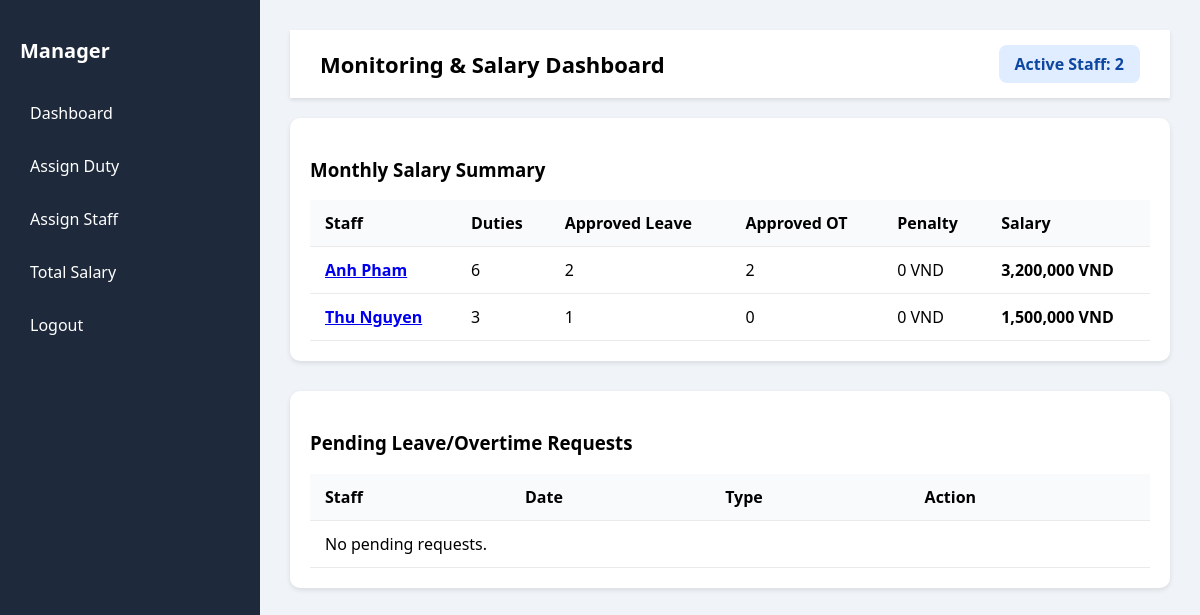
The page /monitor.php (signed in) on the database as committed earlier.
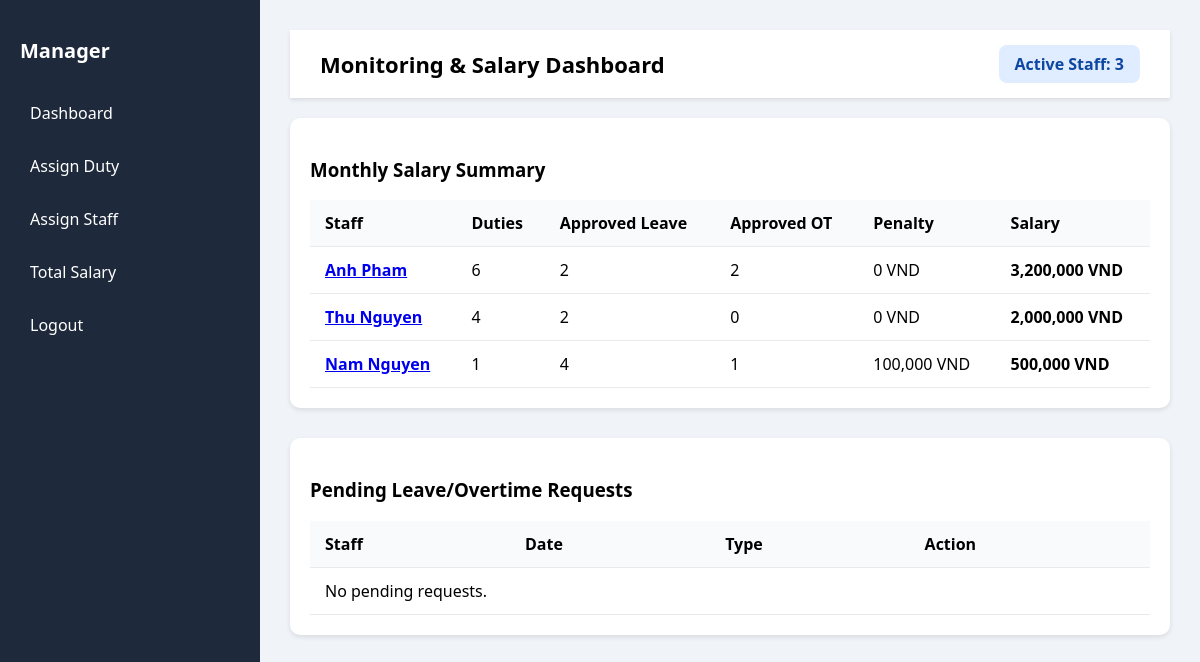
The same page on the database as committed later.
### tables this page shows
CREATE TABLE `security_staff` (
  `id` int(11) NOT NULL,
  `identity_number` varchar(20) DEFAULT NULL,
  `name` varchar(100) DEFAULT NULL,
  `email` varchar(100) DEFAULT NULL,
  `password` varchar(255) DEFAULT NULL,
  `gender` varchar(10) DEFAULT NULL,
  `dob` date DEFAULT NULL,
  `manager_id` int(11) DEFAULT NULL
);

### monitor.php (the view, shortened to what this page needs)
<?php
include 'db.php';
$manager_id = $_SESSION['manager_id'];
$salary_per_duty = 500000;
$overtime_bonus = 100000;
$leave_penalty = 100000;
$max_allowed_leaves = 3;
$month = date('m');
$year = date('Y');
$active_staff = $conn->query("SELECT COUNT(*) AS total FROM security_staff WHERE manager_id = $manager_id")->fetch_assoc()['total'];
?>
<!DOCTYPE html>
<html lang="en">
<head>
</head>
<body>
<div class="dashboard-container">
  <div class="sidebar">
    <h2>Manager</h2>
    <a href="monitor.php">Dashboard</a>
    <a href="create_duty.php">Assign Duty</a>
    <a href="assign_staff.php">Assign Staff</a>
    <a href="total_salary.php">Total Salary</a>
    <a href="logout.php">Logout</a>
  </div>
  <div class="dashboard">
    <div class="topbar">
      Monitoring & Salary Dashboard
      <div class="active-staff">Active Staff: <?= $active_staff ?></div>
    </div>
    <div class="section">
      <h3>Monthly Salary Summary</h3>
      <table>
        <tr>
          <th>Staff</th>
          <th>Duties</th>
          <th>Approved Leave</th>
          <th>Approved OT</th>
          <th>Penalty</th>
          <th>Salary</th>
        </tr>
        <?php
        $staff_result = $conn->query("SELECT id, name FROM security_staff WHERE manager_id = $manager_id");
        while ($staff = $staff_result->fetch_assoc()) {
            $id = $staff['id'];
            $name = $staff['name'];
            $duties = $conn->query("SELECT COUNT(*) AS total FROM duty WHERE staff_id = $id AND MONTH(duty_date) = $month AND YEAR(duty_date) = $year")->fetch_assoc()['total'];
            $approved_leaves = $conn->query("SELECT COUNT(*) AS total FROM leave_request WHERE staff_id = $id AND type='Leave' AND status='Approved' AND MONTH(leave_date) = $month AND YEAR(leave_date) = $year")->fetch_assoc()['total'];
            $approved_ot = $conn->query("SELECT COUNT(*) AS total FROM leave_request WHERE staff_id = $id AND type='Overtime' AND status='Approved' AND MONTH(leave_date) = $month AND YEAR(leave_date) = $year")->fetch_assoc()['total'];
            $duties_salary = $duties * $salary_per_duty;
            $ot_salary = $approved_ot * $overtime_bonus;
            $extra_leaves = max(0, $approved_leaves - $max_allowed_leaves);
            $penalty = $extra_leaves * $leave_penalty;
            $final_salary = $duties_salary + $ot_salary - $penalty;
            echo "<tr>
                    <td><a href='?view_duties=$id'><strong>$name</strong></a></td>
                    <td>$duties</td>
                    <td>$approved_leaves</td>
                    <td>$approved_ot</td>
                    <td>" . number_format($penalty) . " VND</td>
                    <td><strong>" . number_format($final_salary) . " VND</strong></td>
                  </tr>";
        }
        ?>
      </table>
    </div>
    <div class="section">
      <h3>Pending Leave/Overtime Requests</h3>
      <table>
        <tr><th>Staff</th><th>Date</th><th>Type</th><th>Action</th></tr>
        <?php
        $pending = $conn->query("SELECT lr.id, ss.name, lr.leave_date, lr.type
                                 FROM leave_request lr
                                 JOIN security_staff ss ON lr.staff_id = ss.id
                                 WHERE lr.status = 'Pending' AND ss.manager_id = $manager_id
                                 ORDER BY lr.leave_date DESC");
        if ($pending->num_rows > 0) {
            while ($row = $pending->fetch_assoc()) {
                echo "<tr>
                        <td>{$row['name']}</td>
                        <td>{$row['leave_date']}</td>
                        <td>{$row['type']}</td>
                        <td>
                            <a class='action-link approve' href='update_leave.php?id={$row['id']}&status=Approved'>Approve</a>
                            <a class='action-link decline' href='update_leave.php?id={$row['id']}&status=Declined'>Decline</a>
                        </td>
                      </tr>";
            }
        } else {
            echo "<tr><td colspan='4'>No pending requests.</td></tr>";
        }
        ?>
      </table>
    </div>
  </div>
</div>
</body>
</html>

Rows that differ between the two databases and show on the page:
computed for security_staff "Thu Nguyen": duties "3" → "4"; approved_leaves "1" → "2"; final_salary "1,500,000" → "2,000,000"
added security_staff: name "Nam Nguyen", duties "1", approved_leaves "4", approved_ot "1", penalty "100,000", final_salary "500,000"
Other text that changed with them:
$active_staff: "2" → "3"
